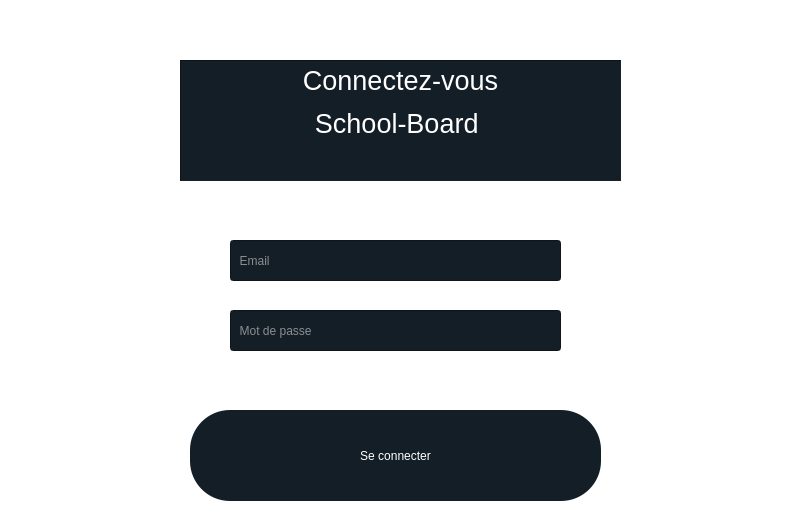
<?xml version="1.0" encoding="UTF-8"?>
<ui version="4.0">
 <class>FenConnexion</class>
 <widget class="QMainWindow" name="FenConnexion">
  <property name="enabled">
   <bool>true</bool>
  </property>
  <property name="geometry">
   <rect>
    <x>0</x>
    <y>0</y>
    <width>785</width>
    <height>531</height>
   </rect>
  </property>
  <property name="sizePolicy">
   <sizepolicy hsizetype="Fixed" vsizetype="Fixed">
    <horstretch>0</horstretch>
    <verstretch>0</verstretch>
   </sizepolicy>
  </property>
  <property name="mouseTracking">
   <bool>true</bool>
  </property>
  <property name="focusPolicy">
   <enum>Qt::StrongFocus</enum>
  </property>
  <property name="windowTitle">
   <string>School-Board</string>
  </property>
  <property name="windowIcon">
   <iconset resource="fenconnexion.qrc">
    <normaloff>:/image/logo91.png</normaloff>:/image/logo91.png</iconset>
  </property>
  <property name="toolTipDuration">
   <number>-3</number>
  </property>
  <property name="autoFillBackground">
   <bool>true</bool>
  </property>
  <widget class="QWidget" name="centralwidget">
   <widget class="QWidget" name="widget" native="true">
    <property name="enabled">
     <bool>true</bool>
    </property>
    <property name="geometry">
     <rect>
      <x>0</x>
      <y>-10</y>
      <width>1111</width>
      <height>651</height>
     </rect>
    </property>
    <property name="styleSheet">
     <string notr="true">background-color:white;</string>
    </property>
    <widget class="QPushButton" name="btnConnexion">
     <property name="enabled">
      <bool>true</bool>
     </property>
     <property name="geometry">
      <rect>
       <x>190</x>
       <y>420</y>
       <width>411</width>
       <height>91</height>
      </rect>
     </property>
     <property name="minimumSize">
      <size>
       <width>401</width>
       <height>0</height>
      </size>
     </property>
     <property name="mouseTracking">
      <bool>true</bool>
     </property>
     <property name="toolTip">
      <string/>
     </property>
     <property name="toolTipDuration">
      <number>0</number>
     </property>
     <property name="styleSheet">
      <string notr="true">background-color:rgb(20,30,38);
font: 22pt &quot;Century Gothic&quot;;
color:white;
border-radius: 40px;</string>
     </property>
     <property name="text">
      <string>Se connecter</string>
     </property>
     <property name="shortcut">
      <string>Return</string>
     </property>
    </widget>
    <widget class="QTextBrowser" name="textBrowser">
     <property name="enabled">
      <bool>false</bool>
     </property>
     <property name="geometry">
      <rect>
       <x>180</x>
       <y>70</y>
       <width>441</width>
       <height>121</height>
      </rect>
     </property>
     <property name="styleSheet">
      <string notr="true">color:white;
font: 8pt &quot;Century Gothic&quot;;
background-color:rgb(20,30,38);</string>
     </property>
     <property name="frameShape">
      <enum>QFrame::Panel</enum>
     </property>
     <property name="verticalScrollBarPolicy">
      <enum>Qt::ScrollBarAlwaysOff</enum>
     </property>
     <property name="horizontalScrollBarPolicy">
      <enum>Qt::ScrollBarAlwaysOff</enum>
     </property>
     <property name="html">
      <string>&lt;!DOCTYPE HTML PUBLIC &quot;-//W3C//DTD HTML 4.0//EN&quot; &quot;http://www.w3.org/TR/REC-html40/strict.dtd&quot;&gt;
&lt;html&gt;&lt;head&gt;&lt;meta name=&quot;qrichtext&quot; content=&quot;1&quot; /&gt;&lt;style type=&quot;text/css&quot;&gt;
p, li { white-space: pre-wrap; }
&lt;/style&gt;&lt;/head&gt;&lt;body style=&quot; font-family:'Century Gothic'; font-size:8pt; font-weight:400; font-style:normal;&quot;&gt;
&lt;p align=&quot;center&quot; style=&quot; margin-top:12px; margin-bottom:12px; margin-left:0px; margin-right:0px; -qt-block-indent:0; text-indent:0px;&quot;&gt;&lt;span style=&quot; font-size:20pt; color:#ffffff;&quot;&gt;Connectez-vous&lt;/span&gt;&lt;/p&gt;
&lt;p align=&quot;center&quot; style=&quot; margin-top:12px; margin-bottom:12px; margin-left:0px; margin-right:0px; -qt-block-indent:0; text-indent:0px;&quot;&gt;&lt;span style=&quot; font-size:20pt; color:#ffffff;&quot;&gt;School-Board &lt;/span&gt;&lt;/p&gt;&lt;/body&gt;&lt;/html&gt;</string>
     </property>
    </widget>
    <widget class="QLineEdit" name="email">
     <property name="geometry">
      <rect>
       <x>230</x>
       <y>250</y>
       <width>331</width>
       <height>41</height>
      </rect>
     </property>
     <property name="toolTip">
      <string/>
     </property>
     <property name="toolTipDuration">
      <number>50</number>
     </property>
     <property name="accessibleDescription">
      <string/>
     </property>
     <property name="autoFillBackground">
      <bool>false</bool>
     </property>
     <property name="styleSheet">
      <string notr="true">font: 12pt &quot;Century Gothic&quot; ;
color: white;
background-color:rgb(20,30,38);
</string>
     </property>
     <property name="text">
      <string/>
     </property>
     <property name="frame">
      <bool>true</bool>
     </property>
     <property name="echoMode">
      <enum>QLineEdit::Normal</enum>
     </property>
     <property name="dragEnabled">
      <bool>false</bool>
     </property>
     <property name="readOnly">
      <bool>false</bool>
     </property>
     <property name="placeholderText">
      <string>  Email</string>
     </property>
     <property name="clearButtonEnabled">
      <bool>true</bool>
     </property>
    </widget>
    <widget class="QLineEdit" name="password">
     <property name="enabled">
      <bool>true</bool>
     </property>
     <property name="geometry">
      <rect>
       <x>230</x>
       <y>320</y>
       <width>331</width>
       <height>41</height>
      </rect>
     </property>
     <property name="styleSheet">
      <string notr="true">font: 12pt &quot;Century Gothic&quot;;
color: rgb(255, 255, 255);
background-color:rgb(20,30,38);
</string>
     </property>
     <property name="text">
      <string/>
     </property>
     <property name="echoMode">
      <enum>QLineEdit::Password</enum>
     </property>
     <property name="readOnly">
      <bool>false</bool>
     </property>
     <property name="placeholderText">
      <string>  Mot de passe</string>
     </property>
     <property name="clearButtonEnabled">
      <bool>true</bool>
     </property>
    </widget>
    <widget class="QLabel" name="label">
     <property name="geometry">
      <rect>
       <x>-140</x>
       <y>0</y>
       <width>331</width>
       <height>661</height>
      </rect>
     </property>
     <property name="text">
      <string>&lt;html&gt;&lt;head/&gt;&lt;body&gt;&lt;p&gt;&lt;img src=&quot;:/image/pilier10.png&quot;/&gt;&lt;/p&gt;&lt;/body&gt;&lt;/html&gt;</string>
     </property>
    </widget>
    <widget class="QLabel" name="label_2">
     <property name="geometry">
      <rect>
       <x>570</x>
       <y>-20</y>
       <width>221</width>
       <height>771</height>
      </rect>
     </property>
     <property name="text">
      <string>&lt;html&gt;&lt;head/&gt;&lt;body&gt;&lt;p&gt;&lt;img src=&quot;:/image/pilier10.png&quot;/&gt;&lt;/p&gt;&lt;/body&gt;&lt;/html&gt;</string>
     </property>
    </widget>
    <zorder>email</zorder>
    <zorder>password</zorder>
    <zorder>label_2</zorder>
    <zorder>label</zorder>
    <zorder>btnConnexion</zorder>
    <zorder>textBrowser</zorder>
   </widget>
  </widget>
 </widget>
 <resources>
  <include location="fenconnexion.qrc"/>
 </resources>
 <connections/>
</ui>
